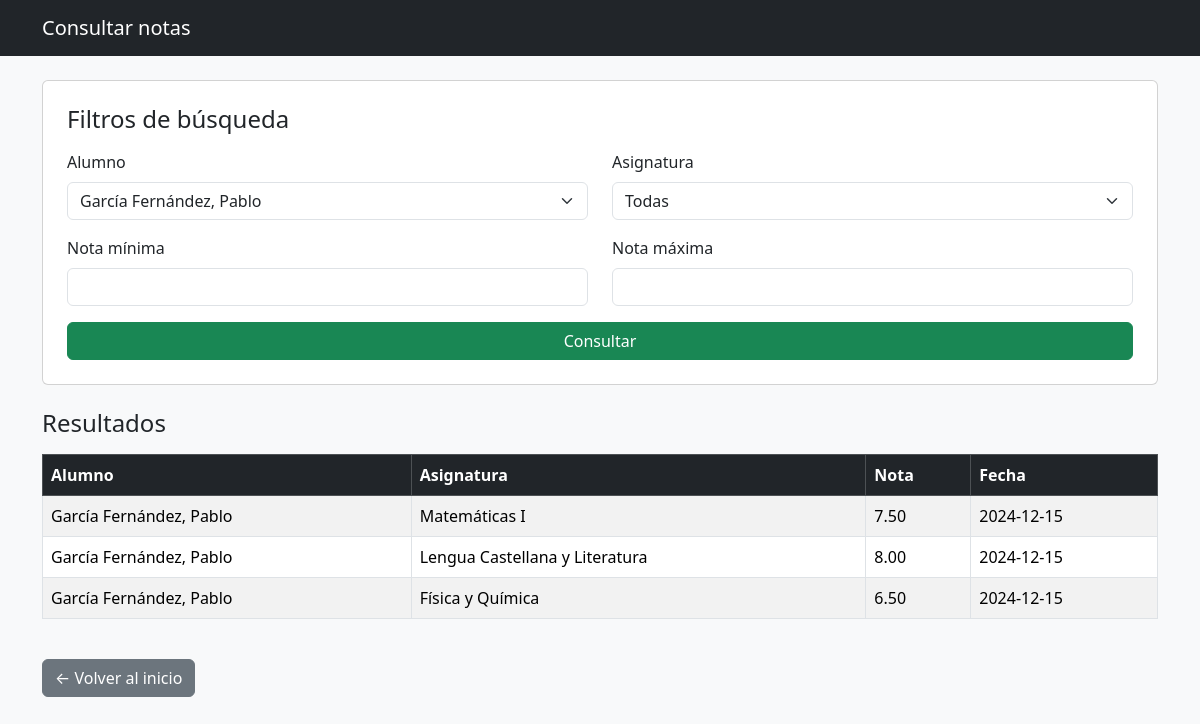
The page /notas/consultar_notas.php?alumno=51111111A on the database its author committed.
### tables this page shows
CREATE TABLE Calificaciones (
    id_calificacion INT AUTO_INCREMENT PRIMARY KEY,
    id_asignatura INT NOT NULL,
    DNI_alumno VARCHAR(9) NOT NULL,
    nota DECIMAL(4,2) NOT NULL,
    fecha DATE NOT NULL,
    observaciones TEXT,
    FOREIGN KEY (id_asignatura) REFERENCES Asignatura(id_asignatura),
    FOREIGN KEY (DNI_alumno) REFERENCES Alumno(DNI)
);

CREATE TABLE Alumno (
    DNI VARCHAR(9) PRIMARY KEY,
    DNI_padre VARCHAR(9),
    nombre VARCHAR(50) NOT NULL,
    apellidos VARCHAR(50) NOT NULL,
    fecha_nacimiento DATE NOT NULL,
    direccion VARCHAR(150),
    email VARCHAR(100),
    FOREIGN KEY (DNI_padre) REFERENCES Padres(DNI)
);

CREATE TABLE Asignatura (
    id_asignatura INT AUTO_INCREMENT PRIMARY KEY,
    nombre VARCHAR(50) NOT NULL,
    horas_semanales INT NOT NULL
);

### notas/consultar_notas.php (the view, shortened to what this page needs)
<?php
include("./conexion.php");
$alumnos = [];
$resultados = [];
try {
    $alumnos = $conexion->query("SELECT DNI, nombre, apellidos FROM Alumno ORDER BY apellidos, nombre")->fetchAll();
} catch (PDOException $e) {
    die("ERROR AL CARGAR DATOS: " . $e->getMessage());
}
if (!empty($_GET)) {
    $dni  = $_GET["alumno"] ?? "";
    $sql = "
        SELECT
            Alumno.nombre,
            Alumno.apellidos,
            Asignatura.nombre AS asignatura,
            Calificaciones.nota,
            Calificaciones.fecha
        FROM Alumno, Asignatura, Calificaciones
        WHERE Alumno.DNI = Calificaciones.DNI_alumno
          AND Asignatura.id_asignatura = Calificaciones.id_asignatura
    ";
    $condiciones = [];
    $params = [];
    if ($dni !== "") {
        $condiciones[] = "Alumno.DNI = :dni";
        $params[":dni"] = $dni;
    }
    if (!empty($condiciones)) {
        $sql .= " AND " . implode(" AND ", $condiciones);
    }
    $sql .= " ORDER BY Calificaciones.fecha DESC";
    try {
        $stmt = $conexion->prepare($sql);
        foreach ($params as $clave => $valor) {
            $stmt->bindValue($clave, $valor);
        }
        $stmt->execute();
        $resultados = $stmt->fetchAll();
    } catch (PDOException $e) {
        die("ERROR EN LA CONSULTA: " . $e->getMessage());
    }
}
?>
<!DOCTYPE html>
<html lang="es">
<head>
    <link href="https://cdn.jsdelivr.net/npm/bootstrap@5.3.2/dist/css/bootstrap.min.css" rel="stylesheet">
</head>
<body class="bg-light">
<nav class="navbar navbar-dark bg-dark mb-4">
    <div class="container">
        <span class="navbar-brand">Consultar notas</span>
    </div>
</nav>
<div class="container">
    <form class="card p-4 mb-4" method="GET">
        <h4 class="mb-3">Filtros de búsqueda</h4>
        <div class="row">
            <div class="col-md-6 mb-3">
                <label class="form-label">Alumno</label>
                <select name="alumno" class="form-select">
                    <?php foreach ($alumnos as $a): ?>
                        <option value="<?= htmlspecialchars($a['DNI']) ?>"
                            <?= (($_GET["alumno"] ?? "") === $a['DNI']) ? "selected" : "" ?>>
                            <?= htmlspecialchars($a['apellidos'] . ", " . $a['nombre']) ?>
                        </option>
                    <?php endforeach; ?>
                </select>
            </div>
            <div class="col-md-6 mb-3">
                <label class="form-label">Asignatura</label>
                <select name="asignatura" class="form-select">
                    <option value="">Todas</option>
                </select>
            </div>
        </div>
        <div class="row">
            <div class="col-md-6 mb-3">
                <label class="form-label">Nota mínima</label>
                <input type="number" name="nota_min" class="form-control" min="0" max="10" step="0.25"
                       value="<?= htmlspecialchars($_GET["nota_min"] ?? "") ?>">
            </div>
            <div class="col-md-6 mb-3">
                <label class="form-label">Nota máxima</label>
                <input type="number" name="nota_max" class="form-control" min="0" max="10" step="0.25"
                       value="<?= htmlspecialchars($_GET["nota_max"] ?? "") ?>">
            </div>
        </div>
        <button class="btn btn-success w-100">Consultar</button>
    </form>
    <?php if (!empty($resultados)): ?>
        <h4 class="mb-3">Resultados</h4>
        <table class="table table-striped table-bordered">
            <thead class="table-dark">
                <tr>
                    <th>Alumno</th>
                    <th>Asignatura</th>
                    <th>Nota</th>
                    <th>Fecha</th>
                </tr>
            </thead>
            <tbody>
                <?php foreach ($resultados as $fila): ?>
                    <tr>
                        <td><?= htmlspecialchars($fila['apellidos'] . ", " . $fila['nombre']) ?></td>
                        <td><?= htmlspecialchars($fila['asignatura']) ?></td>
                        <td><?= htmlspecialchars($fila['nota']) ?></td>
                        <td><?= htmlspecialchars($fila['fecha']) ?></td>
                    </tr>
                <?php endforeach; ?>
            </tbody>
        </table>
    <?php elseif (!empty($_GET)): ?>
        <div class="alert alert-warning">No hay resultados para los filtros seleccionados.</div>
    <?php endif; ?>
    <a href="index.php" class="btn btn-secondary mt-4">← Volver al inicio</a>
</div>
</body>
</html>

### rows shown on the page
calificaciones: DNI_alumno.nombre "García Fernández, Pablo", id_asignatura.nombre "Matemáticas I", nota "7.50", fecha "2024-12-15"
calificaciones: DNI_alumno.nombre "García Fernández, Pablo", id_asignatura.nombre "Lengua Castellana y Literatura", nota "8.00", fecha "2024-12-15"
calificaciones: DNI_alumno.nombre "García Fernández, Pablo", id_asignatura.nombre "Física y Química", nota "6.50", fecha "2024-12-15"

### other values the page prints
form field alumno "García Fernández, Pablo"
